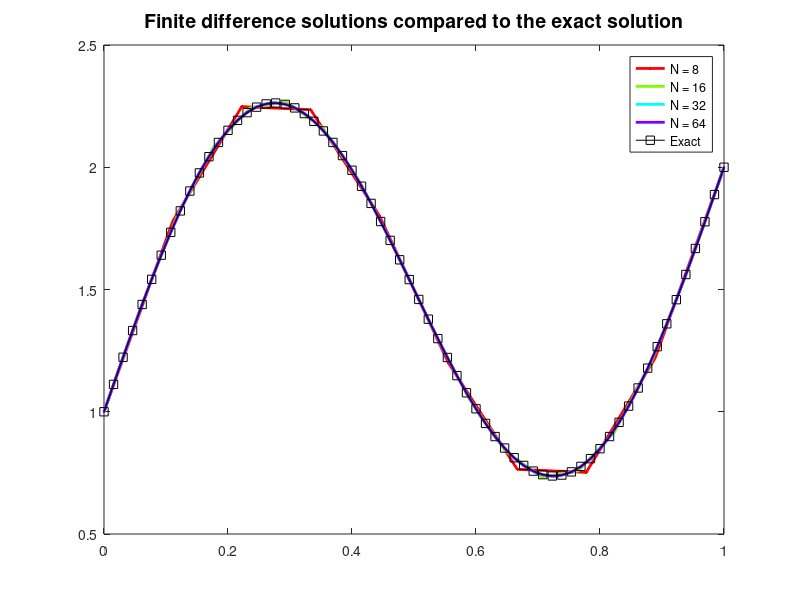
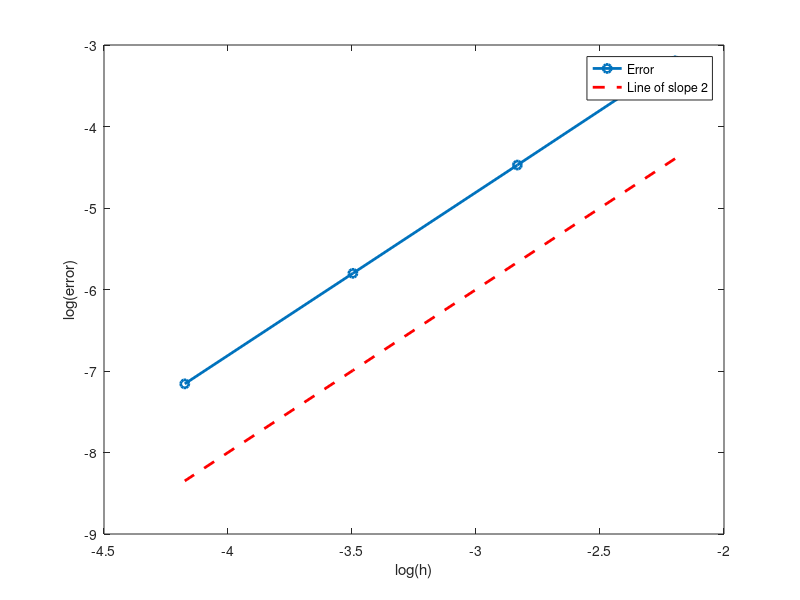

Source code (MATLAB) for these figures, in order:
% HW 2, Problem 2c. CAAM 336, Fall 2014
% solves the steady heat equation u''(x) = (2 pi)^2 sin(2 pi x)
% with u(0) = 1, u(1) = 2
clear

uexact = @(x) sin(2*pi*x) + x + 1;

i = 1;
C = hsv(4); % neat trick: makes a matrix whose values determine colors.
Nlist = [8 16 32 64]; % number of interior points
for N = Nlist
    K = N+1; % number of line segments
    h = 1/K; % spacing between points
    x = (0:N+1)/(N+1);
    x = x(:); % makes x a column vector.
    
    A = -2*diag(ones(N,1)) + diag(ones(N-1,1),1) + diag(ones(N-1,1),-1);
    A = -A/h^2;
    b = (2*pi)^2*sin(2*pi*x(2:end-1));
    b(1) = b(1) + 1/h^2; % modify b for inhomogeneous BCs
    b(N) = b(N) + 2/h^2; % modify b for inhomogeneous BCs
    u = A\b;
    
    figure(1)
    plot(x,[1;u;2],'.-','color',C(i,:),'linewidth',2);
    hold on
    
    err(i) = max(abs(uexact(x)-[1;u;2]));
    hvec(i) = h;
    i = i+1;
end
figure(1)
title('Finite difference solutions compared to the exact solution','fontsize',14)
plot(x,uexact(x),'ks-')
legend('N = 8','N = 16','N = 32','N = 64','Exact')
print(gcf,'-dpng','p2c_sol') % print out graphs to file

figure(2)
title('Error between finite difference and exact solutions','fontsize',14)
plot(log(hvec),log(err),'o-','linewidth',2);hold on
plot(log(hvec),2*log(hvec),'r--','linewidth',2);hold on
xlabel('log(h)')
ylabel('log(error)')
legend('Error','Line of slope 2')
print(gcf,'-dpng','p2c_error') % print out graphs to file
